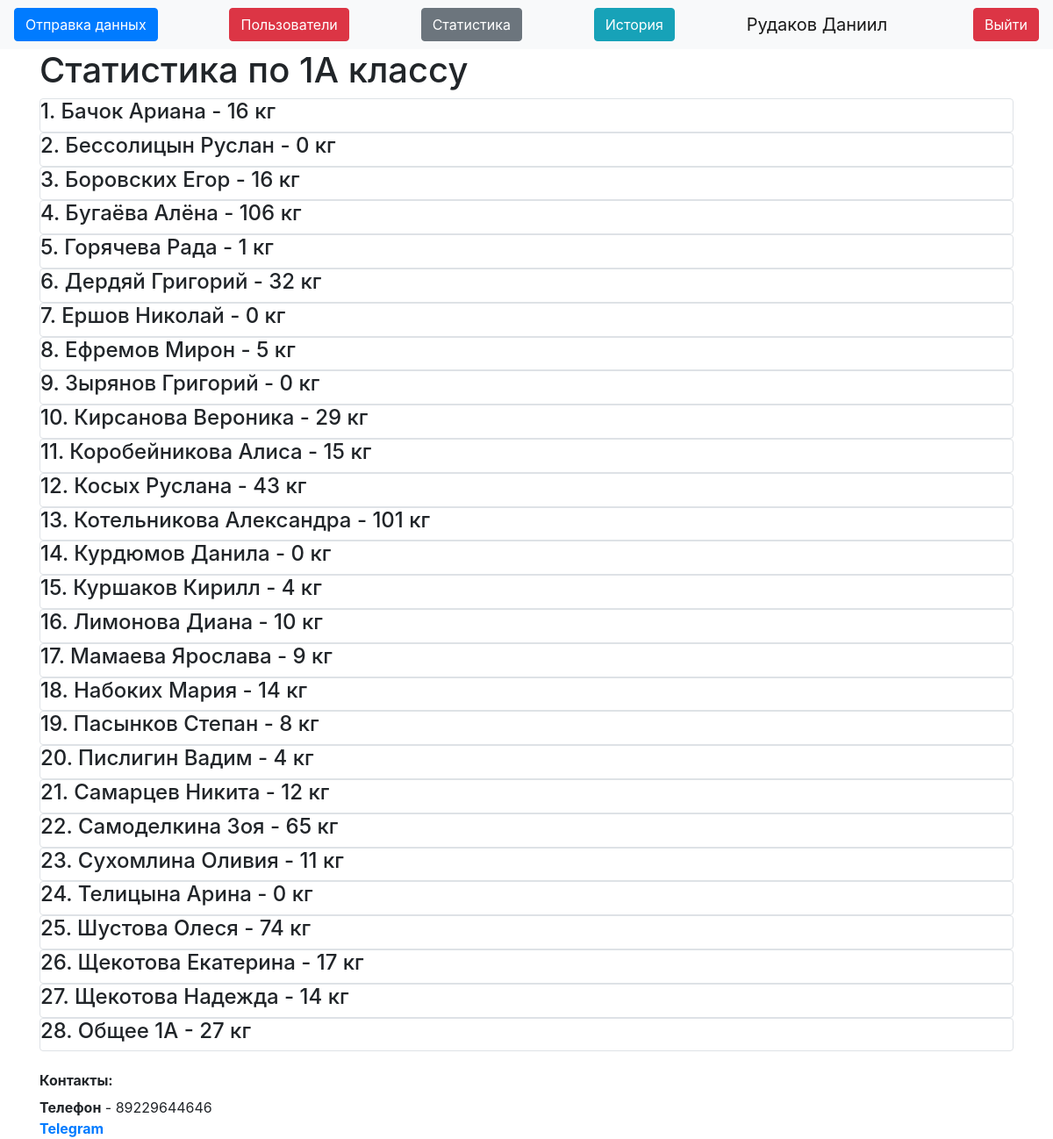
/stats1a (signed in), run on the app's committed database.
### data/users.py (models this page shows, shortened)
class User(SqlAlchemyBase, UserMixin):
    __tablename__ = 'users'
    id = sqlalchemy.Column(sqlalchemy.Integer,
                           primary_key=True, autoincrement=True)
    name = sqlalchemy.Column(sqlalchemy.String, nullable=True)
    about = sqlalchemy.Column(sqlalchemy.String, nullable=True)
    email = sqlalchemy.Column(sqlalchemy.String,
                              index=True, unique=True, nullable=True)
    hashed_password = sqlalchemy.Column(sqlalchemy.String, nullable=True)
    is_admin = sqlalchemy.Column(sqlalchemy.Boolean)
    got = sqlalchemy.Column(sqlalchemy.Integer, default=0)
    got_pupils = sqlalchemy.Column(sqlalchemy.Integer, default=0)
    kilograms = orm.relationship("Kilograms", back_populates='user')

### data/Pupils.py (models this page shows)
class Pupils(SqlAlchemyBase):
    __tablename__ = 'Pupils'
    id = sqlalchemy.Column(sqlalchemy.Integer, autoincrement=True, primary_key=True)
    name = sqlalchemy.Column(sqlalchemy.String)
    value = sqlalchemy.Column(sqlalchemy.Integer, default=0)
    grade = sqlalchemy.Column(sqlalchemy.String)
    kilo = orm.relationship("Kilograms", back_populates="pupil")

### server.py (the view)
@app.route("/stats1a")
@login_required
def stats1a():
    db_sess = db_session.create_session()
    pupils = db_sess.query(Pupils).filter(Pupils.grade == "1А").all()
    db_sess.close()
    return render_template("stats_grade.html", db=pupils, grade="1А", title="1А статистика")

### data/db_session.py (called while the page is built)
def create_session() -> Session:
    global __factory
    return __factory()

### server.py (called while the page is built)
@login_manager.user_loader # Декоратор для авторизации пользователей
def load_user(user_id):
    db_sess = db_session.create_session()
    user_id = db_sess.query(User).get(user_id)
    db_sess.close()
    return user_id

### templates/stats_grade.html
{% extends "base.html" %}
{% block content %}
{% if current_user.is_admin %}
<h1>Статистика по {{grade}} классу</h1>
{% for item in db%}
<div class="col-md6 border rounded">
    <h4>{{item.name}} - {{item.value}} кг</h4>
</div>
{% endfor %}
{% endif %}
{% endblock %}

### templates/base.html (shortened to what this page needs)
<!doctype html>
<html lang="en">
<head>
    <link rel="stylesheet"
          href="https://stackpath.bootstrapcdn.com/bootstrap/4.4.1/css/bootstrap.min.css"
>
</head>
<body>
<header>
    <nav class="navbar navbar-light bg-light">
        {% if current_user.is_authenticated %}
        <a type="button" class="btn btn-primary" href="/">Отправка данных</a>
        {% if current_user.is_admin %}
        <a class="btn btn-danger" href="/users">Пользователи</a>
        <a class="btn btn-secondary" href="/stats">Статистика</a>
        {% endif %}
        <a class="btn btn-info" href="/history">История</a>
        <a class="navbar-brand" href="">{{ current_user.name }}</a>
        <a class="btn btn-danger" href="/logout">Выйти</a>
        {% else %}
        <p>
            <a class="btn btn-success" href="/login">Войти</a>
        </p>
        {% endif %}
    </nav>
</header>
<main role="main" class="container">
    {% block content %}{% endblock %}
    <h6><b>Контакты:</b></h6>
    <div>
        <b>Телефон</b> - 89229644646</br>
        <b><a href="https://t.me/mc_Danik">Telegram</a></b>
    </div>
</main>
</body>
</html>

### data on the page
User: name "Рудаков Даниил"
Pupils: name "1. Бачок Ариана", value "16"
Pupils: name "2. Бессолицын Руслан", value "0"
Pupils: name "3. Боровских Егор", value "16"
Pupils: name "4. Бугаёва Алёна", value "106"
Pupils: name "5. Горячева Рада", value "1"
Pupils: name "6. Дердяй Григорий", value "32"
Pupils: name "7. Ершов Николай", value "0"
Pupils: name "8. Ефремов Мирон", value "5"
Pupils: name "9. Зырянов Григорий", value "0"
Pupils: name "10. Кирсанова Вероника", value "29"
Pupils: name "11. Коробейникова Алиса", value "15"
Pupils: name "12. Косых Руслана", value "43"
Pupils: name "13. Котельникова Александра", value "101"
Pupils: name "14. Курдюмов Данила", value "0"
Pupils: name "15. Куршаков Кирилл", value "4"
Pupils: name "16. Лимонова Диана", value "10"
Pupils: name "17. Мамаева Ярослава", value "9"
Pupils: name "18. Набоких Мария", value "14"
Pupils: name "19. Пасынков Степан", value "8"
Pupils: name "20. Пислигин Вадим", value "4"
Pupils: name "21. Самарцев Никита", value "12"
Pupils: name "22. Самоделкина Зоя", value "65"
Pupils: name "23. Сухомлина Оливия", value "11"
Pupils: name "24. Телицына Арина", value "0"
Pupils: name "25. Шустова Олеся", value "74"
Pupils: name "26. Щекотова Екатерина", value "17"
Pupils: name "27. Щекотова Надежда", value "14"
Pupils: name "28. Общее 1А", value "27"

### other printed values
{{ grade }} "1А"
